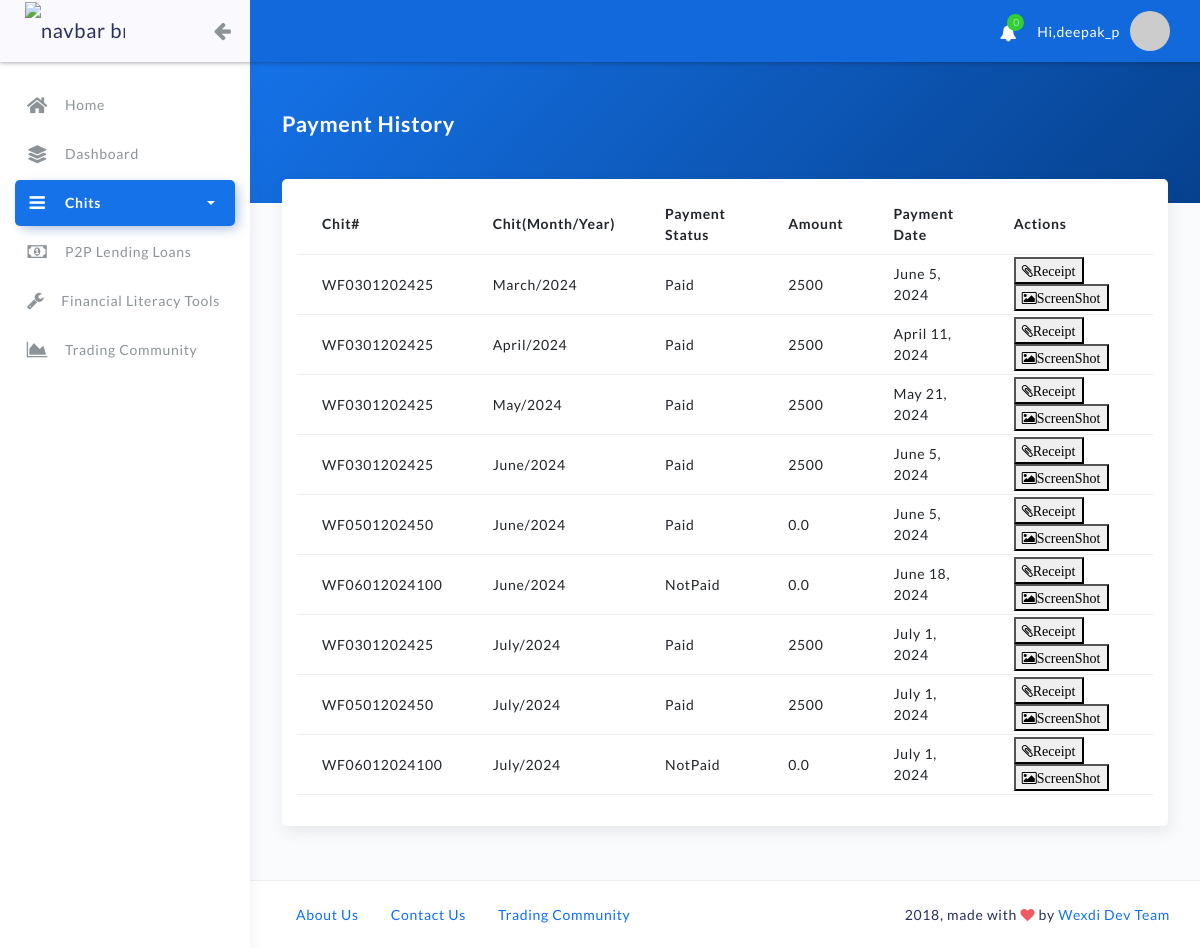
/history (signed in), run on an earlier commit of the app's database.
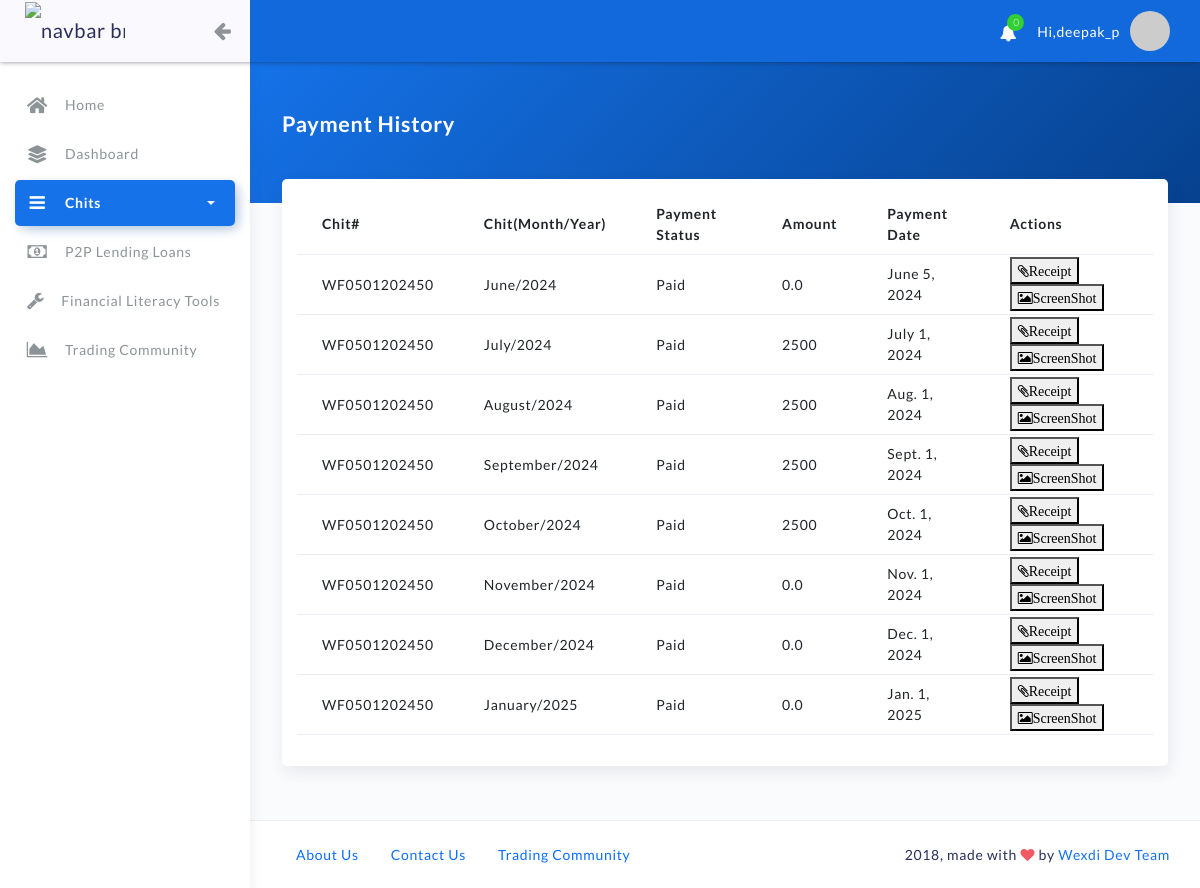
And on a later commit of the database.
### chit/models.py (models this page shows)
class CustomerChitPaymentDetails(models.Model):
  chit_details = models.ForeignKey(ChitDetails,on_delete=models.CASCADE)
  customer_details = models.ForeignKey(User,on_delete=models.CASCADE)
  chit_month = models.CharField(max_length=9, choices=MONTH_CHOICES, default="January", blank=True)
  chit_year = models.CharField(max_length=255,blank=True)
  payment_status = models.CharField(max_length=9, choices=PAY_CHOICES, default="NotPaid")
  trans_id = models.CharField(max_length=555,default="")
  payment_file = models.FileField(upload_to="paymentfiles/" , default='paymentfiles/myfile.pdf')
  amount_paid = models.CharField(max_length=255, default=0.0)
  payment_date = models.DateField(default=datetime.now)
  amount_need_to_pay = models.CharField(max_length=255, default=0.0)

class ChitDetails(models.Model):
  chit_name = models.CharField(max_length=255)
  chit_total_amt = models.CharField(max_length=255)
  chit_taken_amt = models.CharField(max_length=255)
  chit_nottaken_amt = models.CharField(max_length=255)
  chit_isactive = models.BooleanField('Chit Status', default=False)
  chit_isstarted = models.BooleanField('Chit Started', default=False)
  chit_total_month_count = models.CharField(max_length=255,blank=True)
  chit_start_from = models.CharField(max_length=255,blank=True)
  chit_duedate_month = models.CharField(max_length=255,blank=True)
  chit_disbursedate_month = models.CharField(max_length=255,blank=True)
  chit_enrolldate_month = models.CharField(max_length=255,blank=True)
  chit_type = models.CharField(max_length=100, choices=CHIT_TYPE, default="Regular", blank=True)
  def __str__(self):
    return self.chit_name

### home/views.py (the view)
# urls.py: path('history',views.history,name="history"),
@login_required(login_url="my-login")
def history(request):
    cust_obj = CustomerChitPaymentDetails.objects.filter(customer_details__id=request.user.id)
    cust_obj_all = CustomerChitPaymentDetails.objects.filter(payment_status="Paid").order_by('-id')
    context = {}
    user_cpn_obj = ChitPaymentNotification.objects.filter(is_active=True,user_of_chit__id=request.user.id)
    user_cpn_obj_count = len(user_cpn_obj)
    context['user_cpn_obj_count']=user_cpn_obj_count
    context['user'] = request.user
    context['cust_obj'] = cust_obj
    context["cust_obj_all"] = cust_obj_all
    return render(request,'home/history.html', context)

### home/templates/home/history.html (shortened to what this page needs)
{% extends "home/base.html" %}
{% load static %}
{% block content %}
<div class="container">
    <div class="panel-header bg-primary-gradient">
        <div class="page-inner py-5">
            <div class="d-flex align-items-left align-items-md-center flex-column flex-md-row">
                <div>
                    <h2 class="text-white pb-2 fw-bold">Payment History</h2>
                </div>
            </div>
        </div>
    </div>
    <div class="page-inner mt--5">
       	 <div class="row row-card-no-pd">
            <div class="col-md-12">
                <div style="width: 100%; display: table;">
                    <div style="display: table-row">
                        <table id="table_id"  class="table">
                            <tr>
                                <th> Chit# </th>
                                <th>Chit(Month/Year)</th>
                                <th>Payment Status</th>
                                <th>Amount</th>
                                <th>Payment Date</th>
                                <th>Actions</th>
                            </tr>
                            {% for cc in cust_obj %}
                            <tr>
                                <td>{{cc.chit_details}}</td>
                                <td>{{cc.chit_month}}/{{cc.chit_year}}</td>
                                <td>{{cc.payment_status}}</td>
                                <td>{{cc.amount_paid}}</td>
                                <td>{{cc.payment_date}}</td>
                                <td><a href="receipt_print/{{cc.id}}/" target="_blank"><button><i class="fa fa-paperclip" aria-hidden="true" >Receipt</i></button></a>
                                    <a href='/media/{{cc.payment_file}}' target="_blank"><button><i class="fa fa-picture-o" aria-hidden="true">ScreenShot</i></button></a>
                                </td>
                            </tr>
                            {% endfor %}
                        </table>
                    </div>
                </div>
            </div>
        </div>
           </div>
</div>
{% endblock %}

### home/templates/home/base.html (shortened to what this page needs)
<!DOCTYPE html>
{% load static %}
<html lang="en">
    <head>
        <link href="https://cdn.jsdelivr.net/npm/bootstrap@5.0.0-beta3/dist/css/bootstrap.min.css" rel="stylesheet" />
        <link rel="stylesheet" href="{% static 'assets/css/bootstrap.min.css' %}">
        <link rel="stylesheet" href="{% static 'assets/css/atlantis.css' %}">
        <link rel="stylesheet" href="{% static 'assets/css/demo.css' %}">
        <link rel="stylesheet" href="https://cdnjs.cloudflare.com/ajax/libs/font-awesome/4.7.0/css/font-awesome.min.css">
    </head>
    <body>
        <div class="wrapper">
            <div class="main-header">
                <div class="logo-header" data-background-color="grey">
                    <a href="https://www.wexdifinserv.com/" class="logo">
                    <img src="{% static 'admin/img/wexdi_finance.JPG' %}" alt="navbar brand" style="width:100px" class="navbar-brand">
                    </a>
                    <div class="nav-toggle">
                        <button class="btn btn-toggle toggle-sidebar">
                        <i class="fa fa-solid fa-arrow-left"></i>
                        </button>
                    </div>
                </div>
                {% include 'home/nav.html' %}
            </div>
            {% include 'home/sidebar.html' %}
            <div class="main-panel">
                {% block content %}
                {% endblock %}
                {% include 'home/footer.html' %}
            </div>
        </div>
    </body>
</html>

### home/templates/home/nav.html (shortened to what this page needs)
<nav class="navbar navbar-header navbar-expand-lg" data-background-color="blue2">
    <div class="container-fluid">
        <ul class="navbar-nav topbar-nav ml-md-auto align-items-center">
            {% if user.is_authenticated %}
            <li class="nav-item dropdown hidden-caret">
                <a class="nav-link dropdown-toggle" href="#" id="notifDropdown" role="button" data-toggle="dropdown" aria-haspopup="true" aria-expanded="false">
                <i class="fa fa-bell"></i>
                <span class="notification">{{user_cpn_obj_count}}</span>
                </a>
            </li>
            <li class="nav-item dropdown hidden-caret">
               <font color=white> Hi,{{request.user}}</font>
            </li>
            <li class="nav-item dropdown hidden-caret">
                <a class="dropdown-toggle profile-pic" data-toggle="dropdown" href="#" aria-expanded="false">
                    <div class="avatar-sm">
                        <img src="https://via.placeholder.com/50" alt="..." class="avatar-img rounded-circle">
                    </div>
                </a>
            {% endif %}
            </li>
        </ul>
    </div>
</nav>

### home/templates/home/sidebar.html (shortened to what this page needs)
<link rel="stylesheet" href="https://cdnjs.cloudflare.com/ajax/libs/font-awesome/4.7.0/css/font-awesome.min.css">
	<div class="sidebar sidebar-style-2">
			<div class="sidebar-wrapper scrollbar scrollbar-inner">
				<div class="sidebar-content">
					<ul class="nav nav-primary">
										<li class="nav-item">
							<a  href="https://www.wexdifinserv.com/">
								<i class="fas fa-home"></i>
								<p>Home</p>
							</a>
					    	</li>
										<li class="nav-item">
							<a href="/dashboard">
								<i class="fas fa-layer-group"></i>
								<p>Dashboard</p>
							</a>
					    	</li>
  {% if user.is_authenticated %}
						<li class="nav-item active">
							<a data-toggle="collapse" href="#dashboard" class="collapsed" aria-expanded="false">
								<i class="fa fa-bars"></i>
								<p>Chits</p>
								<span class="caret"></span>
							</a>
						</li>
								{% endif %}
										<li class="nav-item">
							<a href="/p2p_lending">
<i class="fa fa-money"></i>
								<p>P2P Lending Loans</p>
							</a>
					    	</li>
										<li class="nav-item">
							<a href="/fin_literacy_tool">
<i class="fa fa-wrench"></i>
								<p>Financial Literacy Tools</p>
							</a>
					    	</li>
										<li class="nav-item">
							<a href="/trading_community">
<i class="fa fa-area-chart"></i>
								<p>Trading Community</p>
							</a>
					    	</li>
					</ul>
				</div>
			</div>
		</div>

### home/templates/home/footer.html
<footer class="footer">
				<div class="container-fluid">
					<nav class="pull-left">
						<ul class="nav">
							<li class="nav-item">
								<a class="nav-link" href="/about_us">
									About Us
								</a>
							</li>
							<li class="nav-item">
								<a class="nav-link" href="/contact_us">
									Contact Us
								</a>
							</li>
								<li class="nav-item">
								<a class="nav-link" href="/trading_community">
									Trading Community
								</a>
							</li>
						</ul>
					</nav>
					<div class="copyright ml-auto">
						2018, made with <i class="fa fa-heart heart text-danger"></i> by <a href="http://www.Wexdi.com">Wexdi Dev Team</a>
					</div>
				</div>
			</footer>

What changed in the data, as far as the page shows it:
removed CustomerChitPaymentDetails: chit_details "WF0301202425", chit_month "March", chit_year "2024", payment_status "Paid", amount_paid "2500", payment_date "June 5, 2024"
removed CustomerChitPaymentDetails: chit_details "WF0301202425", chit_month "April", chit_year "2024", payment_status "Paid", amount_paid "2500", payment_date "April 11, 2024"
removed CustomerChitPaymentDetails: chit_details "WF0301202425", chit_month "May", chit_year "2024", payment_status "Paid", amount_paid "2500", payment_date "May 21, 2024"
removed CustomerChitPaymentDetails: chit_details "WF0301202425", chit_month "June", chit_year "2024", payment_status "Paid", amount_paid "2500", payment_date "June 5, 2024"
removed CustomerChitPaymentDetails: chit_details "WF06012024100", chit_month "June", chit_year "2024", payment_status "NotPaid", amount_paid "0.0", payment_date "June 18, 2024"
removed CustomerChitPaymentDetails: chit_details "WF0301202425", chit_month "July", chit_year "2024", payment_status "Paid", amount_paid "2500", payment_date "July 1, 2024"
removed CustomerChitPaymentDetails: chit_details "WF06012024100", chit_month "July", chit_year "2024", payment_status "NotPaid", amount_paid "0.0", payment_date "July 1, 2024"
added CustomerChitPaymentDetails: chit_details "WF0501202450", chit_month "August", chit_year "2024", payment_status "Paid", amount_paid "2500", payment_date "Aug. 1, 2024"
added CustomerChitPaymentDetails: chit_details "WF0501202450", chit_month "September", chit_year "2024", payment_status "Paid", amount_paid "2500", payment_date "Sept. 1, 2024"
added CustomerChitPaymentDetails: chit_details "WF0501202450", chit_month "October", chit_year "2024", payment_status "Paid", amount_paid "2500", payment_date "Oct. 1, 2024"
added CustomerChitPaymentDetails: chit_details "WF0501202450", chit_month "November", chit_year "2024", payment_status "Paid", amount_paid "0.0", payment_date "Nov. 1, 2024"
added CustomerChitPaymentDetails: chit_details "WF0501202450", chit_month "December", chit_year "2024", payment_status "Paid", amount_paid "0.0", payment_date "Dec. 1, 2024"
added CustomerChitPaymentDetails: chit_details "WF0501202450", chit_month "January", chit_year "2025", payment_status "Paid", amount_paid "0.0", payment_date "Jan. 1, 2025"
